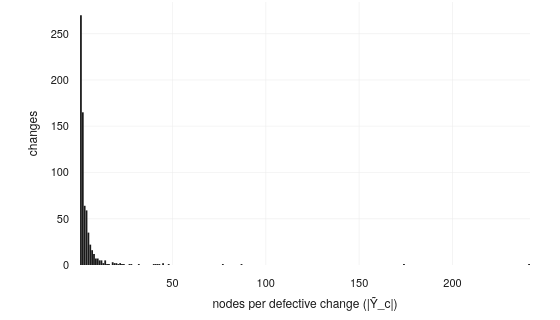

Notebook code cell kept with this figure:
### Markdown cell above
## Label density

The noise model needs the node mass a defective change carries: $\gamma$ is the probability that a node of a flipped negative is defective, so the released label size is what it scales. Two densities describe it — how many nodes (marked lines) a defective change carries, and how many defects a corrective pull request carries. Under the single-inducer convention the second is one by construction; the distribution shows whether the released set honours it.

### Code cell
# Nodes per defective change (marked lines) and defects per corrective pull request.
released_pairs = loc_runs.filter(pl.col("category") == "valid")

nodes = released_pairs.select("name", "correction", "defect", "markings")
defects_per_pr = released_pairs.group_by("name", "correction").agg(
    pl.col("defect").n_unique().alias("defects")
)

figure = px.histogram(
    nodes.to_pandas(), x="markings", nbins=int(nodes["markings"].max())
)
figure.update_layout(
    xaxis_title="nodes per defective change (|Ỹ_c|)",
    yaxis_title="changes",
    bargap=0.05,
    height=320,
    width=560,
)
figure.show()

with pl.Config(
    tbl_rows=-1, tbl_hide_dataframe_shape=True, tbl_hide_column_data_types=True
):
    print(
        nodes.select(
            pl.col("markings").median().alias("median"),
            pl.col("markings").quantile(0.9).alias("p90"),
            pl.col("markings").max().alias("max"),
        )
    )
    print("\ndefects per corrective pull request:")
    print(
        defects_per_pr.group_by("defects")
        .agg(pl.len().alias("corrections"))
        .sort("defects")
    )

### Figure 1 — Plotly figure (JSON) as saved in the notebook; plotly's stock layout.template omitted (floating-point values rounded to 4 significant figures; data arrays with more than 128 entries replaced by an {"elided": "..."} marker saying what was removed)
{"data": [{"bingroup": "x", "hovertemplate": "markings=%{x}<br>count=%{y}<extra></extra>", "legendgroup": "", "marker": {"color": "#1A1A1A", "pattern": {"shape": ""}}, "name": "", "nbinsx": 241, "orientation": "v", "showlegend": false, "type": "histogram", "x": {"elided": "702 int values"}, "xaxis": "x", "yaxis": "y"}], "layout": {"bargap": 0.05, "barmode": "relative", "height": 320, "legend": {"tracegroupgap": 0}, "width": 560, "xaxis": {"anchor": "y", "domain": [0, 1], "title": {"text": "nodes per defective change (|Ỹ_c|)"}}, "yaxis": {"anchor": "x", "domain": [0, 1], "title": {"text": "changes"}}}}
